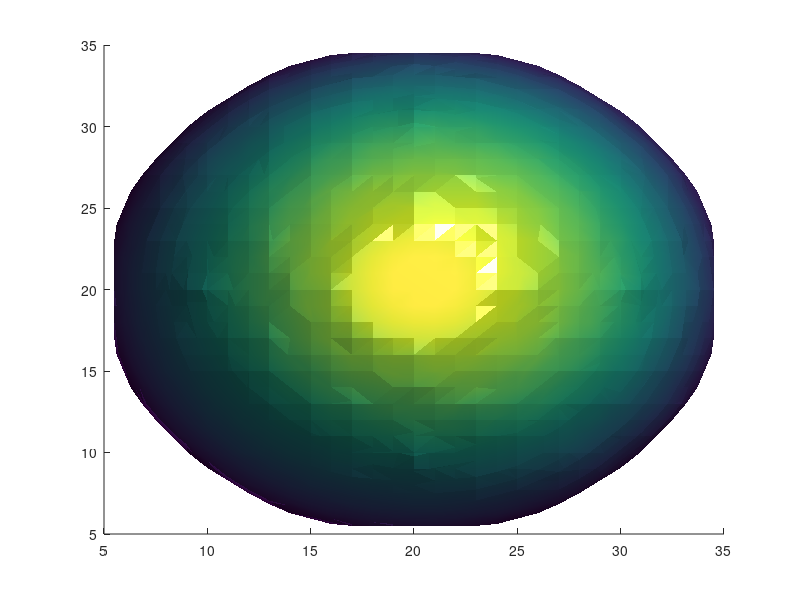

This chart was generated by the following MATLAB code: (Note: this script raises an error after producing the figure.)
Nx=40;
Ny=40;
Nz=70;
R=15;

% load initial
% u0=uout+ues; v0=vout+ves; w0=wout+wes; x0=xout+xes;
fi=ones(Nx,Ny,Nz);
r = zeros(Nx,Ny,Nz);

%ancho=2;
for i=1:Nx
    for j=1:Ny
        for k=1:Nz
      r(i,j,k)=sqrt((i-Nx/2)^2+(j-Ny/2)^2+(k)^2);
      if r(i,j,k)>=R
      fi(i,j,k)=-1;
      end
        end
   
   end
end

    %R = 9;
    %N = 6;
    %[X,Y,Z]=meshgrid(1:Nx,1:Ny,1:Nz);
        %teta=atan2((Y-Ny/2),(X-Nx/2));
        %rad=sqrt((X-Nx/2+.5).^2+(Y-Ny/2+.5).^2);
        %u=1.5*exp(-((X-Nx/2-.5).^2+(Y-Ny/2-.5).^2+(Z-R+2).^2)/100);
        %u=2.5*rad.*(cos(teta*N)+sin(teta*N)).*(Z/Nz)/max(max(max(rad)))+(exp(-((-X+Nx/2-.5).^2+(-Y+Ny/2-.5).^2+(-Z+R+14).^2)/80));
        %u=-2.5*rad.*(cos(teta*N)+sin(teta*N)).*(Z/Nz)/max(max(max(rad)))+(exp(-((X-Nx/2).^2+(Y-Ny/2).^2+(Z-R+14).^2)/50));
        %u=2.5*rand(Nx,Ny,Nz);
        
    u = zeros(Nx,Ny,Nz);
    
     for i=1:Nx
         for j=1:Ny
             for k=1:Nz
                 u(i,j,k)=1.5*exp(-((i-Nx/2-0.5)^2+(j-Ny/2-0.5)^2+(k-7)^2)/200);%primera prueba
             end
         end
     end

% fix0(:,:)=fi(Nx/2,:,:);
% 
% figure(1)
% clf
%     ux(:,:)=u(:,Ny/2,:);
%     %vx(:,:)=v(:,Ny/2,:);
%     fix(:,:)=fi(Nx/2,:,:);
% clf
% hold on
% mesh(ux,'FaceAlpha',0.5),shading interp,  view(-36,18)
% %mesh(fix,'FaceColor','none')
% hold off
% 
% % %%
%       figure(2)
%      clf
% [x,y,z] = meshgrid(1:1:Ny,1:1:Nx,1:1:Nz);
% xslice = [Nx/2-R:R:Nx/2+R,Nx/2-R:R:Nx/2+R];yslice = [Ny/2-R:R:Ny/2+R,Ny/2-R:R:Ny/2+R]; zslice = [0:3:R,0:3:R];
% p3=slice(x,y,z,u,xslice,yslice,zslice);
% set(p3,'FaceColor','flat','EdgeColor','none','FaceAlpha',0.1);
% rs=max(abs(max(max(max(u)))),abs(min(min(min(u)))));
% 
% axis equal, view(74,18), 
% set(gca,'CLim',[-rs,rs])
% colorbar;
% %%
    figure(4)
    
%     u = smooth3(u,'box',3); 
    clf
       
    %cdata = smooth3((u-min(min(min(u))))./(max(max(max(u)))-min(min(min(u)))),'box',5);
       cdata = smooth3(u,'box',3);
    fim = smooth3(fi,'box',3);
    p4=patch(isosurface(fim,0));
    isonormals(fim,p4);
    isocolors(cdata,p4);
    set(p4,'FaceColor','interp','EdgeColor','none'),
    camlight, lighting phong
    axis equal, axis off, 
    axis([1 Nx 1 Ny 1 Nz]),
    colormap jet
    light
material metal
    colorbar
view(-15,40)


%     figure(4)
%     fix(:,:)=fi(:,Ny/2,:);
%     contour(fix,[0 0],'k')
%     hold on
%     contour(fix0,[0 0],'r')
%     axis equal
%     %getframe(gcf);
%     hold off
